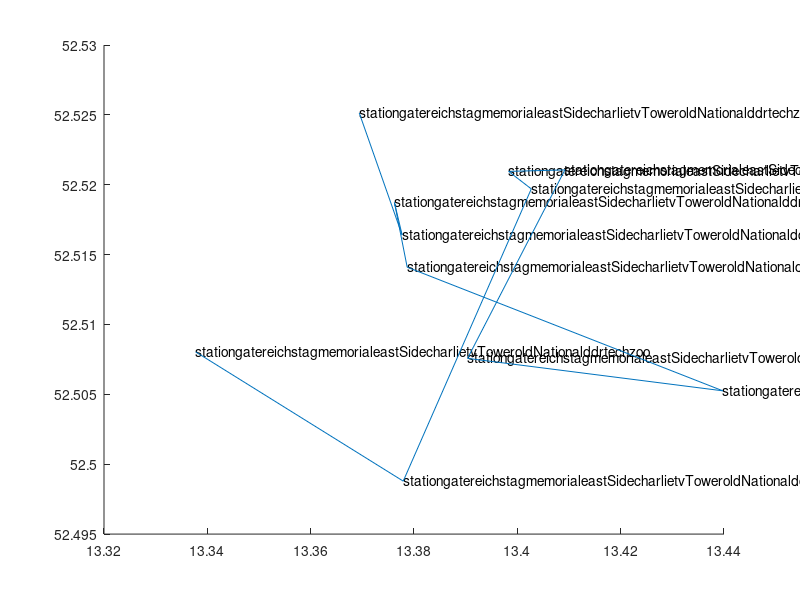

This chart was generated by the following MATLAB code:
%All Sights used in Berlin as Data-Structures
centralStation = struct("y", 52.52514262794553, "x", 13.369401998549902, ...
    "id", 0, "price", 0, "pop", 0, "duration", 0, "name", "station");
brandenburgGate = struct("y", 52.51640515728868, "x", 13.377704098549703, ...
    "id", 1, "price", 0, "pop", 1, "duration", 30, "name", "gate");
reichstagBuilding = struct("y", 52.51873769328525, "x", 13.376208656220577, ...
    "id", 2, "price", 0, "pop", 2, "duration", 120, "name", "reichstag");
memorial = struct("y", 52.514104081035704, "x", 13.378680512043356, ...
    "id", 3, "price", 0, "pop", 3, "duration", 30, "name", "memorial");
eastSideGallery = struct("y", 52.505257448032204, "x", 13.439771749277382, ...
    "id", 4, "price", 0, "pop", 4, "duration", 45, "name", "eastSide");
checkpointCharlie = struct("y", 52.5075750694616, "x", 13.390364769714038, ...
    "id", 5, "price", 0, "pop", 10, "duration", 45, "name", "charlie");
tvTower = struct("y", 52.521069579218974, "x", 13.40920452184171, ...
    "id", 6, "price", 20.5, "pop", 8, "duration", 120, "name", "tvTower");
oldNationalGallery = struct("y", 52.52096052837539, "x", 13.398309983208197, ...
    "id", 7, "price", 10, "pop", 6, "duration", 150, "name", "oldNational");
ddrMuseum = struct("y", 52.51971144874204, "x", 13.402700296701948, ...
    "id", 8, "price", 9.8, "pop", 9, "duration", 90, "name", "ddr");
techMuseum = struct("y", 52.498789620642924, "x", 13.377916785055444, ...
    "id", 9, "price", 8, "pop", 5, "duration", 180, "name", "tech");
zoo = struct("y", 52.508037121902355, "x", 13.337754698549514, ...
    "id", 10, "price", 16, "pop", 7, "duration", 150, "name", "zoo");

%destCities contains all City-structs above
destCities = [centralStation,brandenburgGate,reichstagBuilding,...
    memorial,eastSideGallery,checkpointCharlie,tvTower,oldNationalGallery...
    ddrMuseum,techMuseum,zoo];

%Output all cities in console
for city = destCities
    disp(city)
end

figure(1);
text([destCities(:).x],[destCities(:).y],[destCities(:).name])
hold on;
plot([destCities(:).x],[destCities(:).y])
%set(gca, 'YDir','reverse')
%set(gca, 'XDir','reverse')
